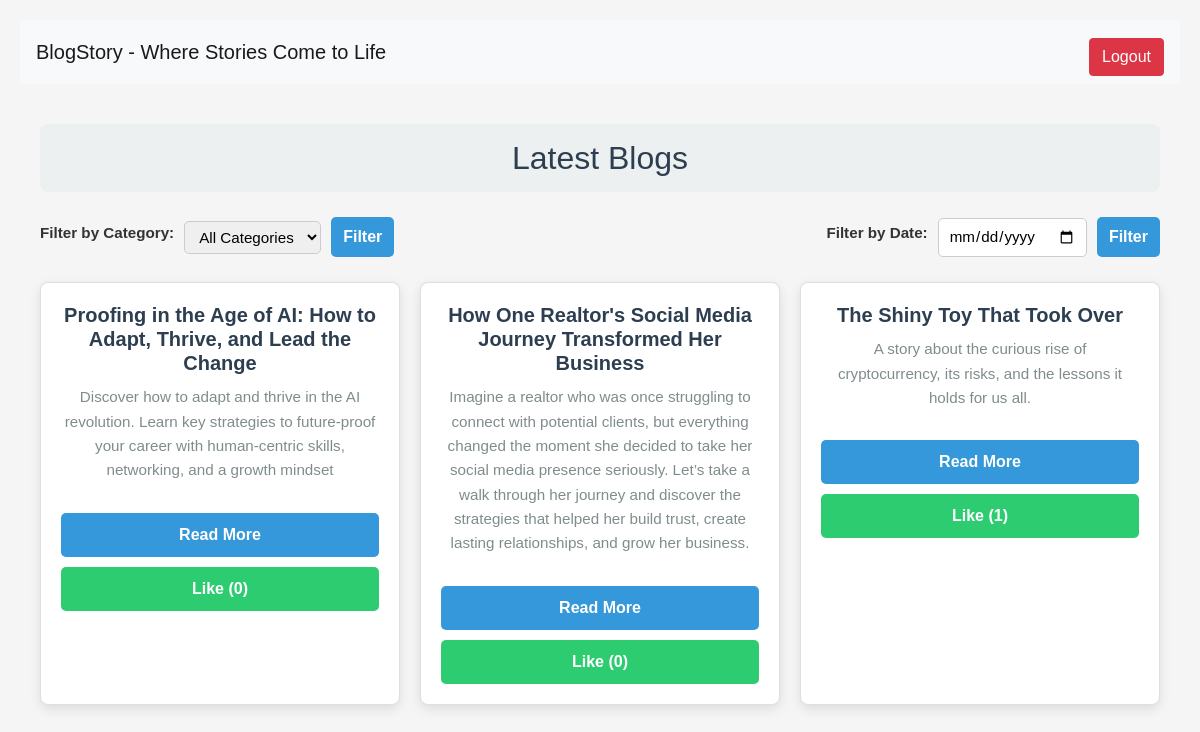
Screenshot of / (signed in) with the database file from the repository.
### blogs/models.py (models this page shows, shortened)
class BlogPost(models.Model):
    title = models.CharField(max_length=200)
    description = models.TextField()
    content = models.TextField()
    publish_date = models.DateTimeField(auto_now_add=True)
    category = models.ForeignKey(Category, on_delete=models.CASCADE)
    like_count = models.PositiveIntegerField(default=0)
    author = models.ForeignKey(User, on_delete=models.CASCADE)
    is_published = models.BooleanField(default=False)

### blogs/views.py (the view)
# urls.py: path('', views.blog_list, name='blog_list'),
def blog_list(request):
    blogs = BlogPost.objects.filter(is_published=True).order_by('-publish_date')
    filter_date = request.GET.get('date')
    if filter_date:
        try:
            filter_date = timezone.datetime.strptime(filter_date, '%Y-%m-%d').date()
            blogs = blogs.filter(publish_date__date=filter_date)
        except ValueError:
            pass  # Handle invalid date format gracefully
    filter_category = request.GET.get('category')
    if filter_category:
        blogs = blogs.filter(category_id=filter_category)
    categories = Category.objects.all()
    context = {
        'blogs': blogs,
        'categories': categories,
        'filter_date': filter_date,
    }
    return render(request, 'index.html', context)

### blogs/templates/index.html (shortened to what this page needs)
{% extends 'base.html' %}
{% block content %}
<div class="container">
    <h1 class="page-title">Latest Blogs</h1>
    <div class="filter-container">
        <form method="get" class="filter-form">
            <label for="category">Filter by Category:</label>
            <select name="category" id="category" class="filter-input">
                <option value="">All Categories</option>
            </select>
            <button type="submit" class="filter-btn">Filter</button>
        </form>
        <form method="get" class="filter-form">
            <label for="filter_date">Filter by Date:</label>
            <input type="date" name="date" id="filter_date" class="filter-input" value="{{ filter_date|date:'Y-m-d' }}">
            <button type="submit" class="filter-btn">Filter</button>
        </form>
    </div>
    <div class="blog-cards">
        {% for blog in blogs %}
            <div class="card">
                <div class="card-body">
                    <h5 class="card-title">{{ blog.title }}</h5>
                    <p class="card-description">{{ blog.description }}</p>
                    <a href="{% url 'blog_detail' blog.pk %}" class="card-btn primary-btn">Read More</a>
                    <a href="{% url 'like_blog' blog.pk %}" class="card-btn success-btn">Like ({{ blog.like_count }})</a>
                </div>
            </div>
        {% endfor %}
    </div>
</div>
{% endblock %}

### static/css/style.css (style rules this page uses)
body { font-family: 'Arial', sans-serif; background-color: #f4f4f9; }
.card { margin-bottom: 15px; }
.card-title { font-size: 1.25rem; }

### blogs/templates/index.html (style rules this page uses)
body { font-family: 'Arial', sans-serif; margin: 0; padding: 0; background-color: #f5f5f5; color: #333; }
.container { max-width: 1200px; margin: 0 auto; padding: 20px; }
.page-title { font-size: 2rem; text-align: center; color: #2c3e50; margin-bottom: 25px; padding: 15px 0; background-color: #ecf0f1; border-radius: 8px; }
.filter-container { display: flex; justify-content: space-between; margin-bottom: 25px; }
.filter-form { display: flex; align-items: center; gap: 10px; }
.filter-form label { font-size: 0.95rem; font-weight: 600; }
.filter-input { padding: 6px 10px; font-size: 0.95rem; border: 1px solid #ccc; border-radius: 5px; outline: none; }
.filter-btn { padding: 8px 12px; background-color: #3498db; border: none; border-radius: 5px; color: #fff; font-weight: 600; cursor: pointer; transition: background-color 0.3s; }
.blog-cards { display: grid; grid-template-columns: repeat(auto-fill, minmax(300px, 1fr)); gap: 20px; }
.card { background-color: #fff; border-radius: 8px; box-shadow: 0 4px 12px rgba(0, 0, 0, 0.1); transition: transform 0.3s ease, box-shadow 0.3s ease; }
.card-body { padding: 20px; text-align: center; }
.card-title { font-size: 1.25rem; font-weight: 600; color: #2c3e50; margin-bottom: 10px; }
.card-description { color: #7f8c8d; font-size: 0.95rem; margin-bottom: 20px; line-height: 1.6; height: auto; overflow: hidden; text-overflow: ellipsis; }
.card-btn { display: inline-block; padding: 10px; width: 100%; border-radius: 5px; text-align: center; text-decoration: none; font-weight: 600; margin-top: 10px; }
.primary-btn { background-color: #3498db; color: #fff; }
.success-btn { background-color: #2ecc71; color: #fff; }

### rows the page displays
BlogPost: title "Proofing in the Age of AI: How to Adapt, Thrive, and Lead the Change", description "Discover how to adapt and thrive in the AI revolution. Learn key strategies to future-proof your career with human-centric skills, networking, and a growth mindset", like_count "0"
BlogPost: title "How One Realtor's Social Media Journey Transformed Her Business", description "Imagine a realtor who was once struggling to connect with potential clients, but everything changed the moment she decided to take her social media presence seriously. Let’s take a walk through her journey and discover the strategies that helped her build trust, create lasting relationships, and grow her business.", like_count "0"
BlogPost: title "The Shiny Toy That Took Over", description "A story about the curious rise of cryptocurrency, its risks, and the lessons it holds for us all.", like_count "1"
